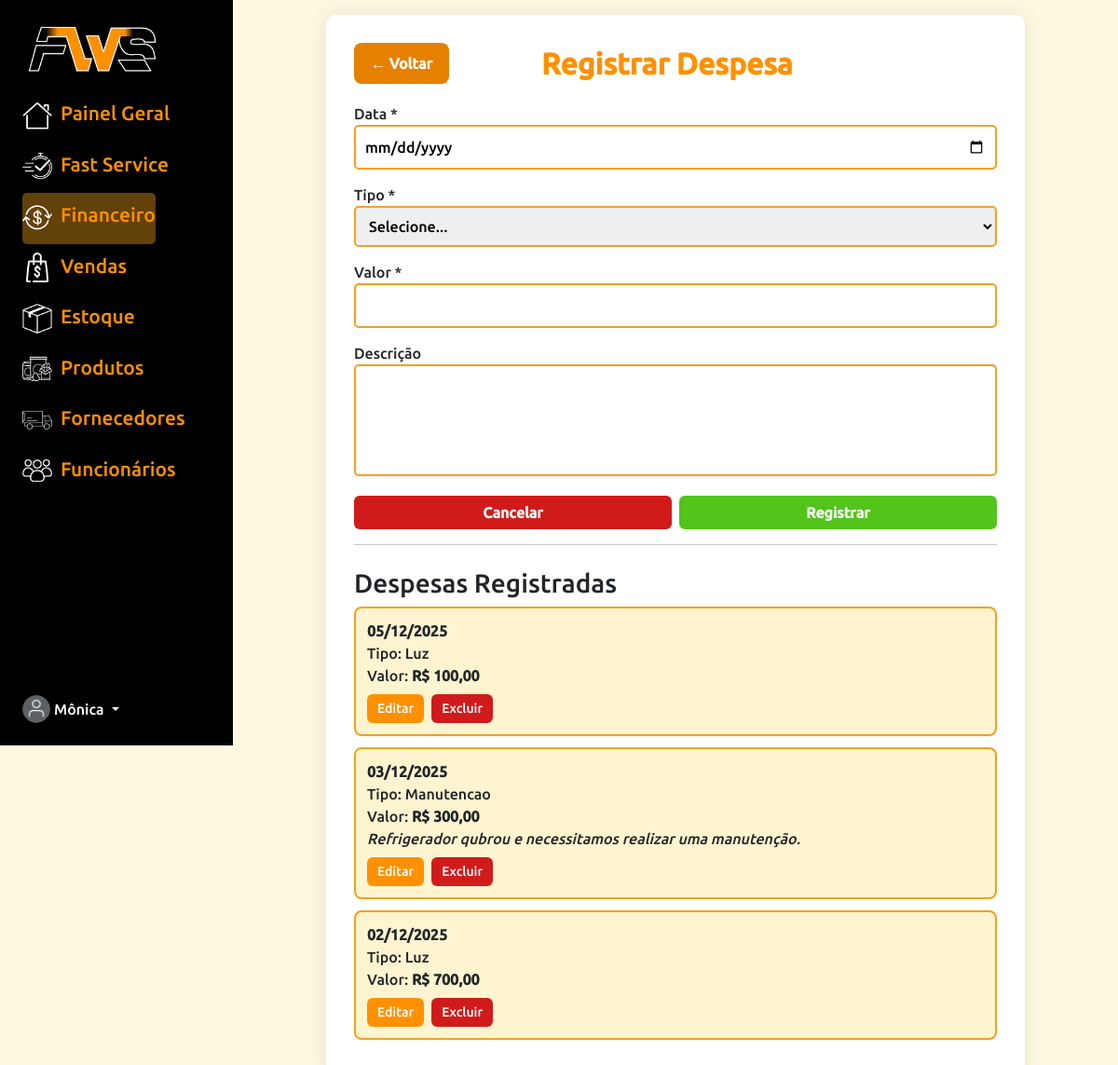
The app's page /FWS_ADM/menu_financeiro/HTML/despesas.php (signed in) with its own data.
### tables this page shows
CREATE TABLE IF NOT EXISTS `funcionarios` (
  `id` int(11) NOT NULL AUTO_INCREMENT,
  `nome` varchar(100) NOT NULL,
  `cpf` varchar(14) NOT NULL,
  `email` varchar(100) NOT NULL,
  `senha` varchar(255) NOT NULL,
  `nivel_permissao` tinyint(4) NOT NULL,
  `criado_em` timestamp NULL DEFAULT CURRENT_TIMESTAMP,
  `ultimo_login` datetime DEFAULT NULL,
  `ativo` tinyint(1) DEFAULT '1',
  PRIMARY KEY (`id`),
  UNIQUE KEY `cpf` (`cpf`),
  UNIQUE KEY `email` (`email`)
);

CREATE TABLE IF NOT EXISTS `despesas` (
  `id` int(11) NOT NULL AUTO_INCREMENT,
  `descricao` varchar(255) NOT NULL,
  `valor` decimal(10,2) NOT NULL,
  `data_despesa` date NOT NULL,
  `tipo` enum('compra','salario','manutencao','agua','luz','internet','outros') DEFAULT 'outros',
  `categoria_id` int(11) DEFAULT NULL,
  PRIMARY KEY (`id`),
  KEY `categoria_id` (`categoria_id`),
  CONSTRAINT `despesas_ibfk_1` FOREIGN KEY (`categoria_id`) REFERENCES `categorias` (`id`)
);

### FWS_ADM/menu_financeiro/HTML/despesas.php (the view, shortened to what this page needs)
<?php
include "../../conn.php";
$id = $_SESSION['usuario_id_ADM'];
$stmt = $sql->prepare("SELECT nome FROM funcionarios WHERE id = ?");
$stmt->bind_param("i", $id);
$stmt->execute();
$stmt->bind_result($nome_adm);
$nome_adm = explode(" ", trim($nome_adm))[0];
$edit_item = null;
$pagina = 'financeiro';
?>
<!DOCTYPE html>
<html lang="pt-br">
<head>
  <link rel="stylesheet" href="../../menu_principal/CSS/menu_principal.css">
<link href="https://cdn.jsdelivr.net/npm/bootstrap@5.3.3/dist/css/bootstrap.min.css" rel="stylesheet">
</head>
<body>
<div class="container-fluid">
        <div class="row flex-nowrap">
            <div class="col-auto px-sm-2 px-0 bg-dark" id="fund">
                <div class="d-flex flex-column align-items-center align-items-sm-start px-3 pt-2 text-white min-vh-100"
                    id="menu">
                    <ul class="nav nav-pills flex-column mb-sm-auto mb-0 align-items-center align-items-sm-start">
                        <li id="logo-linha"><img src="../../menu_principal/IMG/logo_linhas.png"></li>
                        <li class="nav-item">
                            <a href="/fws/FWS_ADM/menu_principal/HTML/menu_principal1.php"
                                class="nav-link align-middle px-0" id="cor-fonte">
                                <img src="../../menu_principal/IMG/painelgeral.png">
                                <span class="ms-1 d-none d-sm-inline">Painel Geral</span>
                            </a>
                        </li>
                        <li><a href="/fws/FWS_ADM/fast_service/HTML/fast_service.php" class="nav-link align-middle px-0" id="cor-fonte">
                                <img src="../../menu_principal/IMG/fastservice.png">
                                <span class="ms-1 d-none d-sm-inline">Fast Service</span>
                            </a></li>
                        <li><a href="/fws/FWS_ADM/menu_financeiro/HTML/menu_financeiro.php" class="nav-link align-middle px-0 <?php if($pagina=='financeiro') echo 'active'; ?>" id="cor-fonte">
                                <img src="../../menu_principal/IMG/financeiro.png">
                                <span class="ms-1 d-none d-sm-inline">Financeiro</span>
                            </a></li>
                        <li><a href="/fws/FWS_ADM/menu_vendas/HTML/menu_venda.php" class="nav-link align-middle px-0" id="cor-fonte">
                                <img src="../../menu_principal/IMG/vendaspai.png">
                                <span class="ms-1 d-none d-sm-inline">Vendas</span>
                            </a></li>
                        <li><a href="/fws/FWS_ADM/estoque/HTML/estoque.php" class="nav-link align-middle px-0"
                                id="cor-fonte">
                                <img src="../../menu_principal/IMG/estoque.png">
                                <span class="ms-1 d-none d-sm-inline">Estoque</span>
                            </a></li>
                        <li><a href="/fws/FWS_ADM/produtos/HTML/lista_produtos.php"
                                class="nav-link align-middle px-0" id="cor-fonte">
                                <img src="../../menu_principal/IMG/produtos.png">
                                <span class="ms-1 d-none d-sm-inline">Produtos</span>
                            </a></li>
                        <li><a href="/fws/FWS_ADM/fornecedores/HTML/lista_fornecedores.php"
                                class="nav-link align-middle px-0" id="cor-fonte">
                                <img src="../../menu_principal/IMG/fornecedor.png">
                                <span class="ms-1 d-none d-sm-inline">Fornecedores</span>
                            </a></li>
                        <li><a href="/fws/FWS_ADM/funcionarios/HTML/menu_funcionarios.php" class="nav-link align-middle px-0" id="cor-fonte">
                                <img src="../../menu_principal/IMG/funcionarios.png">
                                <span class="ms-1 d-none d-sm-inline">Funcionários</span>
                            </a></li>
                    </ul>
                    <div class="dropdown pb-4">
                        <a href="#" class="d-flex align-items-center text-white text-decoration-none dropdown-toggle"
                            data-bs-toggle="dropdown">
                            <img src="../../fotodeperfiladm.png" width="30" height="30" class="rounded-circle">
                            <span class="d-none d-sm-inline mx-1"><?= $nome_adm ?></span>
                        </a>
                    </div>
                </div>
            </div>
        <div class="col py-3" id="conteudo-principal">
            <div class="container-box">
                <div style="display:flex; align-items:center; gap:15px; margin-bottom:20px; justify-content:space-between;">
                    <a href="menu_financeiro.php" class="btn-voltar">← Voltar</a>
                    <h2 style="margin:0; flex:1; text-align:center;"><?= $edit_item ? "Editar Despesa" : "Registrar Despesa" ?></h2>
                </div>
                <form method="POST" id="form-despesa">
                    <label>Data *</label>
                    <input type="date" name="data_despesa" required
                           value="<?= $edit_item['data_despesa'] ?? '' ?>">
                    <label>Tipo *</label>
                    <select name="tipo" required>
                        <option value="">Selecione...</option>
                    </select>
                    <label>Valor *</label>
                    <input type="text" name="valor" id="valor"
                           value="<?= isset($edit_item['valor']) ? number_format($edit_item['valor'],2,",",".") : "" ?>"
                           required>
                    <label>Descrição</label>
                    <textarea name="descricao" rows="4"><?= $edit_item['descricao'] ?? "" ?></textarea>
                    <div class="d-flex gap-2">
                        <button type="button" class="btn btn-secondary w-50" id="cancelar">Cancelar</button>
                        <button type="submit" class="btn btn-primary w-50">
                            <?= $edit_item ? "Salvar Alterações" : "Registrar" ?>
                        </button>
                    </div>
                </form>
                <hr>
                <h3 class="mt-4">Despesas Registradas</h3>
                <?php
                $res = $sql->query("SELECT * FROM despesas ORDER BY data_despesa DESC, id DESC");
                while($d = $res->fetch_assoc()):
                ?>
                <div class="item-despesa">
                    <strong><?= date("d/m/Y", strtotime($d["data_despesa"])) ?></strong><br>
                    Tipo: <?= ucfirst($d["tipo"]) ?><br>
                    Valor: <strong>R$ <?= number_format($d["valor"],2,",",".") ?></strong><br>
                    <?php if ($d["descricao"] != ""): ?>
                        <em><?= htmlspecialchars($d["descricao"]) ?></em><br>
                    <?php endif; ?>
                    <div class="mt-2 d-flex gap-2">
                        <a href="despesas.php?edit=<?= $d['id'] ?>" class="btn edit-btn">Editar</a>
                        <a href="despesas.php?delete=<?= $d['id'] ?>" class="btn delete-btn"
                           onclick="return confirm('Excluir esta despesa?')">Excluir</a>
                    </div>
                </div>
                <?php endwhile; ?>
            </div>
        </div>
    </div>
</div>
</body>
</html>

### FWS_ADM/menu_principal/CSS/menu_principal.css (style rules this page uses)
.col { margin-left: 250px; }
#menu { background-color: black; }
#fund { background-color: black !important; position: fixed; left: 0; top: 0; height: 100vh; overflow-y: auto; z-index: 1000; }
#cor-fonte { color: #ff9100; font-size: 21px; padding-bottom: 13px; }
#cor-fonte img { width: 32px; }
#logo-linha img { width: 150px; }
.nav-link { width: 100%; display: block; border-radius: 10px; }
.nav-link.active { background-color: #f4a21d67 !important; border-radius: 5px; }

### FWS_ADM/menu_financeiro/HTML/despesas.php (style rules this page uses)
body { background-color: #fff8e1; margin: 0; }
#fund { position: fixed; top: 0; left: 0; height: 100vh; width: 250px; background-color: black !important; overflow-y: auto; z-index: 1000; }
#menu { background-color: black; }
#fund { background-color: black !important; }
#cor-fonte { color: #ff9100; font-size: 21px; padding-bottom: 13px; }
#cor-fonte img { width: 32px; }
#logo-linha img { width: 150px; }
.nav-link { width: 100%; display: block; border-radius: 10px; }
.nav-link.active { background-color: #f4a21d67 !important; border-radius: 5px; }
#conteudo-principal { margin-left: 250px; padding: 40px; }
.container-box { max-width: 750px; margin: auto; background: white; padding: 30px; border-radius: 10px; box-shadow: 0 0 20px rgba(0, 0, 0, 0.1); }
h2 { text-align: center; margin-bottom: 25px; color: #ff9100; font-weight: bold; }
input, select, textarea { width: 100%; padding: 10px; border: 2px solid #f4a01d; border-radius: 5px; margin-bottom: 15px; }
textarea { resize: none; }
.btn-primary { background-color: #52c41a; border: none; color: white; font-weight: bold; }
.btn-secondary { background-color: #d11b1b; border: none; color: white; font-weight: bold; }
.item-despesa { padding: 12px; border: 2px solid #f4a01d; border-radius: 8px; background: #fff4d0; margin-bottom: 12px; }
.edit-btn, .delete-btn { font-size: 14px; padding: 4px 10px; color: white; }
.edit-btn { background:#ff9100; }
.delete-btn { background:#d11b1b; }
.btn-voltar, .btn-cadastrar { padding: 10px 18px; border-radius: 8px; font-weight: bold; border: none; transition: all .2s ease; color: white; text-decoration: none !important; display: inline-block; }
.btn-voltar { background-color: #e68000; }

### records on screen
funcionarios: nome "Mônica"
despesas: data_despesa "05/12/2025", tipo "Luz", valor "100,00"
despesas: data_despesa "03/12/2025", tipo "Manutencao", valor "300,00", descricao "Refrigerador qubrou e necessitamos realizar uma manutenção."
despesas: data_despesa "02/12/2025", tipo "Luz", valor "700,00"
